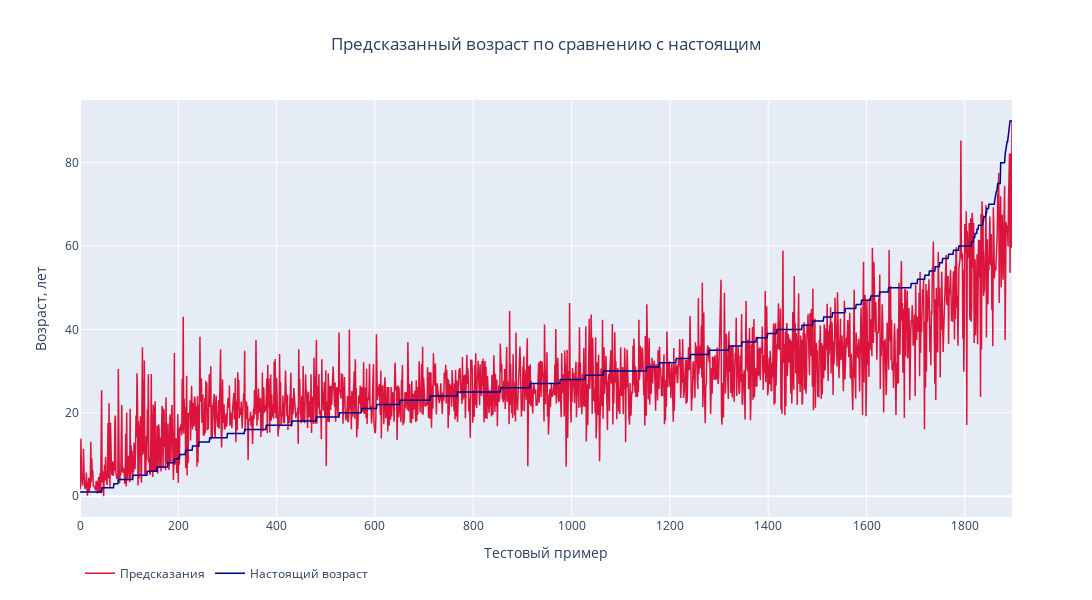

The cell this chart's notebook holds for it:
### Code cell
fig = go.Figure()
fig.add_trace(go.Scatter(
    x=np.arange(gt.size),
    y=preds[ids],                         # для удобства интерпритации
    name='Предсказания',                  # отобразим тестовые примеры
    line=dict(color='crimson', width=1.5) # по возрастанию возраста
    ))
fig.add_trace(go.Scatter(
    x=np.arange(gt.size),
    y=gt[ids],
    name='Настоящий возраст',
    line=dict(color='darkblue', width=1.5)
    ))
fig.update_layout(
    width=1200,
    height=600,
    legend_orientation='h',
    title=dict(
        text='Предсказанный возраст по сравнению с настоящим',
        x=.5
        ),
    xaxis_title='Тестовый пример',
    yaxis_title='Возраст, лет'
    )
fig.show()

### Figure 1 — Plotly figure (JSON) as saved in the notebook; plotly's stock layout.template omitted (floating-point values rounded to 4 significant figures; data arrays with more than 128 entries replaced by an {"elided": "..."} marker saying what was removed)
{"data": [{"line": {"color": "crimson", "width": 1.5}, "name": "Предсказания", "type": "scatter", "x": {"elided": "1897 int values"}, "y": {"elided": "1897 float values"}}, {"line": {"color": "darkblue", "width": 1.5}, "name": "Настоящий возраст", "type": "scatter", "x": {"elided": "1897 int values"}, "y": {"elided": "1897 int values"}}], "layout": {"height": 600, "legend": {"orientation": "h"}, "title": {"text": "Предсказанный возраст по сравнению с настоящим", "x": 0.5}, "width": 1200, "xaxis": {"title": {"text": "Тестовый пример"}}, "yaxis": {"title": {"text": "Возраст, лет"}}}}
